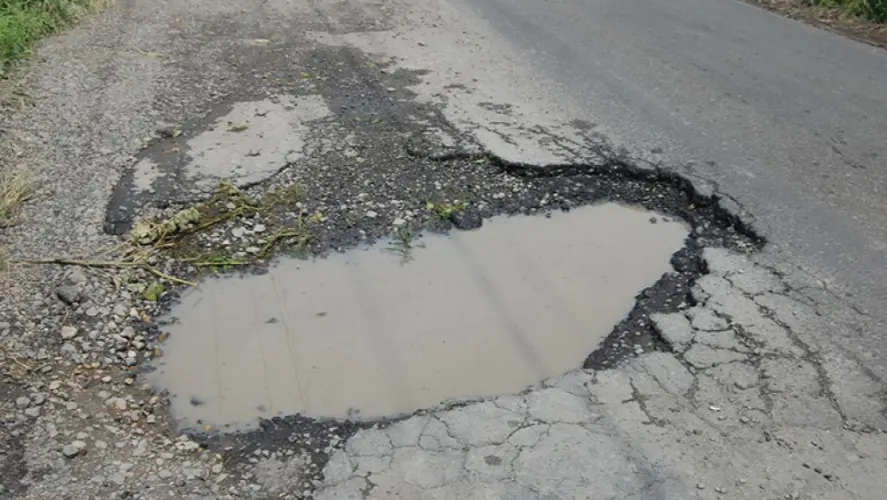
#> input picture assets/test.jpg, 887 x 500 px, found by its file name
$ python tes_measurement.py
#> lines starting #> are read from the running program, lines starting #| are printed output that depends on the picture; after the words box and inside, x2 and y2 are one past the last pixel; in counts of white or black regions, pixels touching at a corner belong together
#> further down, img is the input picture: shape (500, 887, 3); mean B, G, R 129.6, 133.8, 133.8
### AI/measurement.py
import cv2
import numpy as np


class Measurement:

    def __init__(self):
        pass

    def calculate(self, frame, bbox):
        """
        Menghitung panjang, lebar, dan luas lubang
        berdasarkan kontur pada area hasil deteksi YOLO.
        """

        x1, y1, x2, y2 = bbox

        roi = frame[y1:y2, x1:x2]
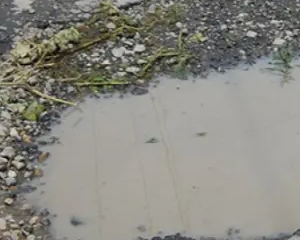
#> roi: shape (240, 300, 3); mean B, G, R 128.9, 136.2, 137.4

        if roi.size == 0:
            return None

        gray = cv2.cvtColor(roi, cv2.COLOR_BGR2GRAY)
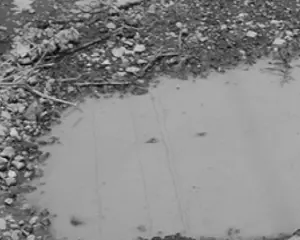
#> gray: shape (240, 300); min 1, max 224, mean 135.8

        blur = cv2.GaussianBlur(gray, (5, 5), 0)
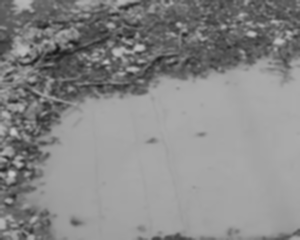
#> blur: shape (240, 300); min 24, max 202, mean 135.8

        _, thresh = cv2.threshold(
            blur,
            0,
            255,
            cv2.THRESH_BINARY_INV + cv2.THRESH_OTSU
        )
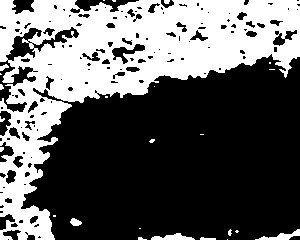
#> thresh: shape (240, 300); 37.5% white; 25 white regions (18 under 20 px), largest, box (x1, y1, x2, y2) and area: (0, 0, 300, 240) 26294, (255, 229, 300, 240) 187, (151, 233, 195, 240) 180

        kernel = np.ones((3, 3), np.uint8)

        thresh = cv2.morphologyEx(
            thresh,
            cv2.MORPH_OPEN,
            kernel,
            iterations=2
        )
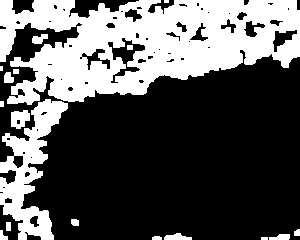
#> thresh: shape (240, 300); 34.5% white; 18 white regions (2 under 20 px)

        contours, _ = cv2.findContours(
            thresh,
            cv2.RETR_EXTERNAL,
            cv2.CHAIN_APPROX_SIMPLE
        )
#> contours = 17 contours, 4 with area under 20; largest, box (x1, y1, x2, y2) and area: (0, 0, 300, 105) 21045, (0, 99, 68, 240) 3930, (11, 110, 30, 129) 244, (164, 233, 192, 240) 102, (32, 34, 48, 44) 85

        if len(contours) == 0:
            return None

        contour = max(contours, key=cv2.contourArea)
#> contour = contour of 442 points, box (x1, y1, x2, y2) (0, 0, 300, 105), area 21045

        area_pixel = cv2.contourArea(contour)
#> area_pixel = 21045

        x, y, w, h = cv2.boundingRect(contour)
#> x = 0; y = 0; w = 300; h = 105

        contour_shift = contour.copy()
#> contour_shift has the same summary as contour

        contour_shift[:, :, 0] += x1
        contour_shift[:, :, 1] += y1

        return {
            "length_pixel": h,
            "width_pixel": w,
            "area_pixel": round(area_pixel, 2),
            "contour": contour_shift
        }

### AI/tes_measurement.py
import cv2
from measurement import Measurement

img = cv2.imread("assets/test.jpg")

bbox = [120, 180, 420, 420]   # contoh

measure = Measurement()

result = measure.calculate(img, bbox)
#> result = {'length_pixel': 105, 'width_pixel': 300, 'area_pixel': 21045, 'contour': contour of 442 points, box (x1, y1, x2, y2) (120, 180, 420, 285), area 21045}

print(result)
#> (printed output is left out)
